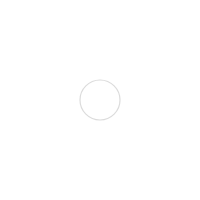
Frame 1 (no input)
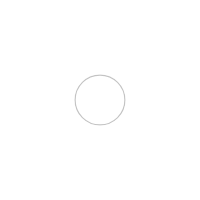
Frame 60 (no input)
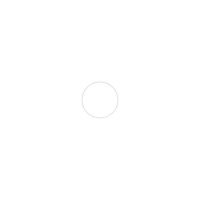
Frame 120 (the mouse pressed at the canvas centre since frame 60)

The p5.js sketch that drew these frames (run headless with seeded random() and noise() and a simulated clock; from frame 60 on, the mouse is pressed at the canvas centre):

// p5.js sketch
// ── sketch.js
/// 3. FUNDRAISING (ajustado)

let t = 0;
const maxCircles = 4;
const baseRadius = 20;
const pulseSpeed = 0.03;

const totalDuration = 600;
const growDuration = 90;
const shrinkDuration = 90;
const pulseDuration = totalDuration - growDuration - shrinkDuration;

function setup() {
  let cnv = createCanvas(200, 200);
  cnv.style('background', 'transparent'); // garante fundo transparente no canvas
  strokeWeight(1.2);
  noFill();
}

function draw() {
  // background(0); // removido para manter o fundo transparente
  clear(); // limpa o canvas com transparência
  translate(width / 2, height / 2);
  stroke(255); // branco

  let cycleTime = t % totalDuration;

  drawPulsingPoint();

  if (cycleTime < growDuration) {
    let progress = cycleTime / growDuration;
    drawGrowingCircles(progress);
  } else if (cycleTime < growDuration + pulseDuration) {
    drawAnimatedCircles();
  } else {
    let shrinkProgress = (cycleTime - growDuration - pulseDuration) / shrinkDuration;
    drawGrowingCircles(1 - shrinkProgress);
  }

  t++;
}

function drawPulsingPoint() {
  noStroke();
  let syncPulse = sin(t * pulseSpeed);
  let pulse = 100 + 100 * syncPulse;
  fill(255, pulse);
  ellipse(0, 0, 14);

  noFill();
  stroke(255, 40 + 40 * syncPulse);
  strokeWeight(1.2);
  ellipse(0, 0, 40 + 10 * syncPulse);
}

function drawGrowingCircles(progress) {
  noFill();
  strokeWeight(1.2);
  for (let i = 1; i <= maxCircles; i++) {
    let targetRadius = baseRadius * i;
    let r = targetRadius * progress;
    stroke(255, map(i, 1, maxCircles, 220, 50) * progress);
    ellipse(0, 0, r * 2);
  }
}

function drawAnimatedCircles() {
  noFill();
  strokeWeight(1.2);
  push();
  rotate(0.01 * sin(t * 0.01));
  let syncPulse = sin(t * pulseSpeed);
  for (let i = 1; i <= maxCircles; i++) {
    let offset = syncPulse * 8;
    let r = baseRadius * i + offset;
    stroke(255, map(i, 1, maxCircles, 220, 50));
    ellipse(0, 0, r * 2);
  }
  pop();
}

function drawPulsingPoint() {
  // Ativa modo de blend para brilho
  blendMode(ADD);

  // Sincroniza intensidade do brilho com a pulsação
  let syncPulse = sin(t * pulseSpeed);
  let pulse = 100 + 100 * syncPulse;

  // Camada de brilho difuso ao redor
  noStroke();
  for (let i = 0; i < 4; i++) {
    let alpha = map(i, 0, 3, 50, 5) * syncPulse;
    fill(255, alpha);
    ellipse(0, 0, 30 + i * 15); // camadas circulares aumentando de tamanho
  }

  // Núcleo mais brilhante
  fill(255, 200 + 55 * syncPulse);
  ellipse(0, 0, 12);

  // Anel externo com stroke leve
  noFill();
  stroke(100, 60 + 40 * syncPulse);
  strokeWeight(1.2);
  ellipse(0, 0, 40 + 10 * syncPulse);

  // Restaura modo normal para o restante do desenho
  blendMode(BLEND);
}
